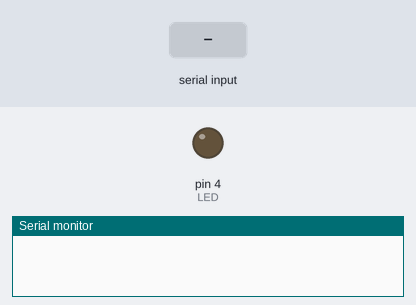
Bench run of a sketch on a simulated Arduino Nano, built with avr-gcc and run on an emulated ATmega328P. Parts: output pins drawn as LEDs (lit = HIGH), the last lines printed to the serial monitor. The inputs (shaded band) are chosen by the test bench.

Above: at 1.2 s.
1.3 s: "1" received over Serial
At 1.9 s:
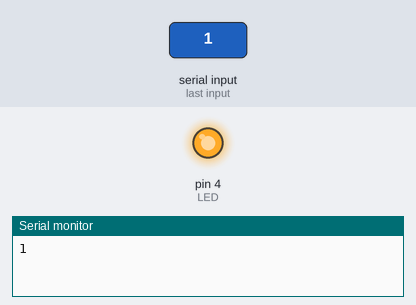
2.8 s: "0" received over Serial
At 4.2 s:
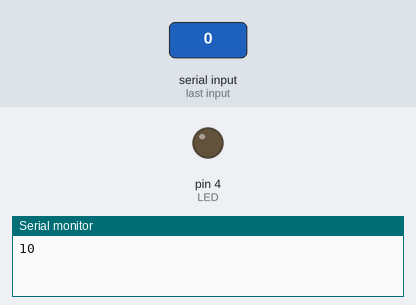
Timing chart, 0 to 5.8 s (numbered marks = the images above; inputs shaded):
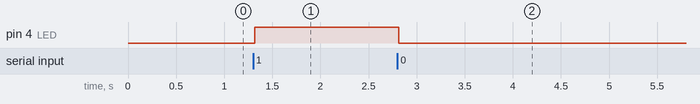

The sketch:

Bluetooth.ino
```cpp
//BotDulars Arduino Program Kit//
//G2R Nano Bot - Bluetooth Program//
/*Code to control an LED via bluetooth through a phone app *///Bluetooth  uses serial communication. So, we use many serial functions
//in this sketch.
//Get Blutooth phone app from the playstore//
// https://play.google.com/store/apps/details?id=de.kai_morich.serial_bluetooth_terminal&hl=en&gl=US  //


const int LED = 4;

char switchstate;

void setup()  {//Here the code only runs once.
Serial.begin(9600);
/*To start serial communication  at a rate of 9600 bits per second. This
is the default rate anyways.*/
pinMode(LED,  OUTPUT);
//Declaring that the LED is an output.
}
void loop() {//This code  repeats. This is our main code.
while(Serial.available()>0){
 //code to be  executed only when Serial.available()>0
 /*Serial.available>0 is to check if  there is any reading from the
 HC-05 Bluetooth module.*/
switchstate = Serial.read();
/*The  character we had declared earlier is now being assigned a value-
the value of  whatever Serial.read() is.*/
//Serial.read() is to read the value coming from  app.
Serial.print(switchstate);
//This will print the value onto the Serial  monitor.
Serial.print("\
");
//This moves to the next line after every  new line printed.
delay(15);
/*Gives a break of 15 milliseconds. Delay is  for human eye, and for
speed of some computers, as some will crash at high speeds.*/
if(switchstate  == '1'){//Checking if the value from app is '1'
 digitalWrite(4, HIGH);
 //If  it is, write the component on pin 5(LED) high.
}
else if(switchstate == '0'){//Else,  if the vaue from app is '0',
 digitalWrite(4, LOW);//Write the component on pin  5(LED) low.
}
}
}
```

Measured:
- after the input at 1.3 s, pin 4 (LED): LOW → HIGH at once
- after the input at 2.8 s, pin 4 (LED): HIGH → LOW at once
